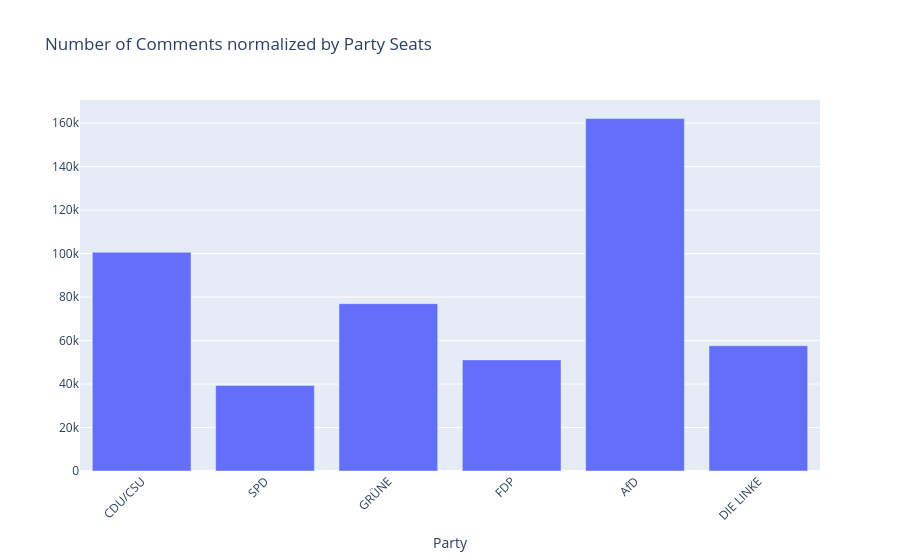

The cell this chart's notebook holds for it:
### Markdown cell above
Let's normalize this by the percentage of seats in the BT  
We dropped "fraktionslos" as they are so few, the data is not meaningful  
(Also: keep in mind the numbers are not "real" comments anymore)

### Code cell
comments_by_party_20_seat_norm = comments_by_party_20[:6]/vote_percentages
plot_comments_col(comments_by_party_20_seat_norm, norm=True)

### Figure 1 — Plotly figure (JSON) as saved in the notebook; plotly's stock layout.template omitted (floating-point values rounded to 4 significant figures)
{"data": [{"type": "bar", "x": ["CDU/CSU", "SPD", "GRÜNE", "FDP", "AfD", "DIE LINKE", "fraktionslos"], "y": [100600.0, 39340.0, 76970.0, 51100.0, 162100.0, 57610.0]}], "layout": {"title": {"text": "Number of Comments normalized by Party Seats"}, "xaxis": {"tickangle": -45, "title": {"text": "Party"}}, "yaxis": {"autorange": true}}}
